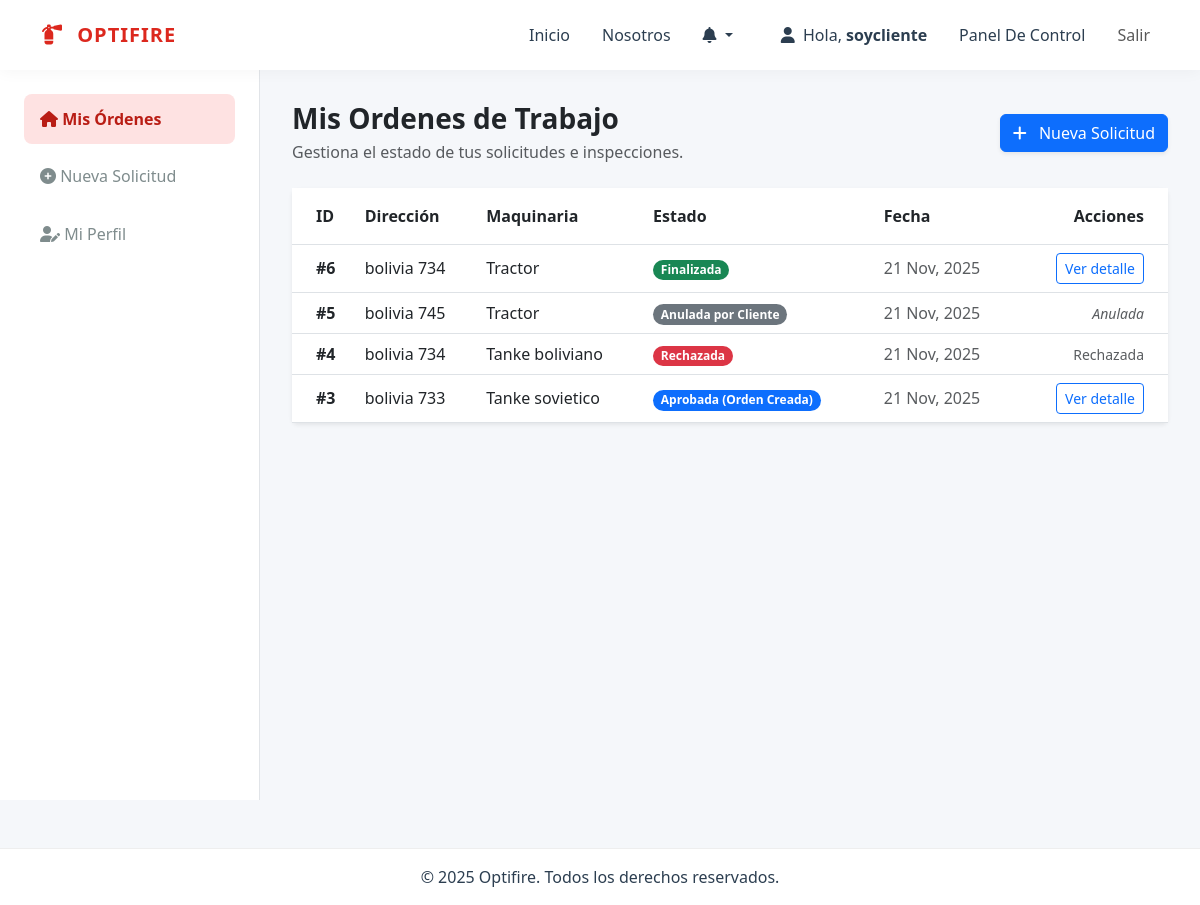
Page /usuarios/cliente/ (signed in) on the committed database.
### usuarios/models.py (models this page shows, shortened)
class SolicitudInspeccion(models.Model):
    cliente = models.ForeignKey(User, on_delete=models.CASCADE, related_name='solicitudes_enviadas')
    nombre_cliente = models.CharField(max_length=100)
    apellido_cliente = models.CharField(max_length=100, blank=True, null=True)
    direccion = models.CharField(max_length=255)
    telefono = models.CharField(max_length=20)
    maquinaria = models.TextField(verbose_name="Maquinaria / Servicio")
    observaciones_cliente = models.TextField(blank=True, null=True)
    monto_cotizacion = models.DecimalField(max_digits=10, decimal_places=0, null=True, blank=True)
    detalle_cotizacion = models.TextField(blank=True, null=True)
    fecha_programada = models.DateField(null=True, blank=True)
    fecha_solicitud = models.DateTimeField(auto_now_add=True)
    estado = models.CharField(
        max_length=20,
        choices=EstadoSolicitud.choices,
        default=EstadoSolicitud.PENDIENTE
    )
    motivo_rechazo = models.TextField(blank=True, null=True)

### usuarios/views.py (the view)
# urls.py: path('cliente/', views.dashboard_cliente, name='dashboard_cliente'),
@login_required
@user_passes_test(is_cliente)
def dashboard_cliente(request):
    solicitudes = SolicitudInspeccion.objects.filter(cliente=request.user).order_by('-fecha_solicitud')
    return render(request, 'dashboards/cliente_dashboard.html', {'solicitudes': solicitudes})

### usuarios/views.py (called while the page is built)
def check_role(user, role_name):
    return user.is_authenticated and user.groups.filter(name=role_name).exists()

def is_cliente(user): return check_role(user, Roles.CLIENTE.value)

### templates/dashboards/cliente_dashboard.html (shortened to what this page needs)
{% extends "base_dashboard.html" %}
{% load static %}
{% block dashboard_menu %}
    {% include "includes/cliente_menu.html" %}
{% endblock dashboard_menu %}
{% block dashboard_content %}
    <div class="d-flex justify-content-between align-items-center mb-4">
        <div>
            <h1 class="h3 text-dark fw-bold mb-1">Mis Ordenes de Trabajo</h1>
            <p class="text-muted mb-0">Gestiona el estado de tus solicitudes e inspecciones.</p>
        </div>
        <a href="{% url 'solicitar_inspeccion' %}" class="btn btn-primary shadow-sm">
            <i class="fas fa-plus me-2"></i> Nueva Solicitud
        </a>
    </div>
    <div class="card shadow-sm border-0">
        <div class="card-body p-0">
            {% if solicitudes %}
                <div class="table-responsive">
                    <table class="table table-hover align-middle mb-0">
                        <thead class="bg-light">
                            <tr>
                                <th scope="col" class="ps-4 py-3">ID</th>
                                <th scope="col" class="py-3">Dirección</th>
                                <th scope="col" class="py-3">Maquinaria</th>
                                <th scope="col" class="py-3">Estado</th>
                                <th scope="col" class="py-3">Fecha</th>
                                <th scope="col" class="text-end pe-4 py-3">Acciones</th>
                            </tr>
                        </thead>
                        <tbody>
                            {% for solicitud in solicitudes %}
                            <tr>
                                <td class="ps-4 fw-bold">#{{ solicitud.id }}</td>
                                <td>{{ solicitud.direccion }}</td>
                                <td>{{ solicitud.maquinaria|truncatechars:30 }}</td>
                                <td>
                                    <span class="badge rounded-pill
                                        {% if solicitud.estado == 'PENDIENTE' %} bg-warning text-dark
                                        {% elif solicitud.estado == 'COTIZANDO' %} bg-info text-dark
                                        {% elif solicitud.estado == 'APROBADA' or solicitud.estado == 'ASIGNADA' or solicitud.estado == 'EN_CURSO' %} bg-primary
                                        {% elif solicitud.estado == 'RECHAZADA' %} bg-danger
                                        {% elif solicitud.estado == 'ANULADA' %} bg-secondary
                                        {% elif solicitud.estado == 'COMPLETADA' %} bg-success
                                        {% else %} bg-light text-dark border
                                        {% endif %}">
                                        {{ solicitud.get_estado_display }}
                                    </span>
                                </td>
                                <td class="text-muted">{{ solicitud.fecha_solicitud|date:"d M, Y" }}</td>
                                <td class="text-end pe-4">
                                    {% if solicitud.estado == 'PENDIENTE' %}
                                        <a href="{% url 'anular_solicitud' solicitud.pk %}"
                                            class="btn btn-sm btn-outline-danger"
                                            onclick="return confirm('¿Seguro que quieres anular esta solicitud pendiente? Esta acción no se puede revertir.');"
                                            title="Anular la orden de trabajo">
                                            Anular
                                        </a>
                                    {% elif solicitud.estado == 'COTIZANDO' %}
                                        <a href="{% url 'aceptar_cotizacion_cliente' solicitud.pk %}"
                                            class="btn btn-sm btn-warning text-dark fw-bold"
                                            title="Revisar y gestionar la cotización">
                                            <i class="fas fa-file-invoice-dollar me-1"></i> Cotización
                                        </a>
                                    {% elif solicitud.estado == 'ANULADA' %}
                                        <span class="text-muted small fst-italic">Anulada</span>
                                    {% elif solicitud.estado != 'RECHAZADA' %}
                                        <a href="{% url 'detalle_orden' solicitud.pk %}" class="btn btn-sm btn-outline-primary" title="Ver Detalles">
                                            Ver detalle
                                        </a>
                                    {% else %}
                                        <span class="text-muted small">Rechazada</span>
                                    {% endif %}
                                </td>
                            </tr>
                            {% endfor %}
                        </tbody>
                    </table>
                </div>
            {% endif %}
        </div>
    </div>
{% endblock dashboard_content %}

### templates/base.html (shortened to what this page needs)
{% load static %}
<!DOCTYPE html>
<html lang="es">
<head>
    <link href="https://cdn.jsdelivr.net/npm/bootstrap@5.3.0/dist/css/bootstrap.min.css" rel="stylesheet">
    <link rel="stylesheet" href="https://cdnjs.cloudflare.com/ajax/libs/font-awesome/6.5.2/css/all.min.css">
    <link rel="stylesheet" href="{% static 'css/style.css' %}">
</head>
<body>
    <nav class="navbar navbar-expand-lg navbar-custom sticky-top">
      <div class="container">
        <a class="navbar-brand navbar-brand-text" href="/">
            <i class="fa-solid fa-fire-extinguisher me-2"></i> OPTIFIRE
        </a>
        <div class="collapse navbar-collapse" id="navbarNav">
          <ul class="navbar-nav ms-auto">
            <li class="nav-item"><a class="nav-link nav-link-custom" href="/">Inicio</a></li>
            <li class="nav-item"><a class="nav-link nav-link-custom" href="/nosotros/">Nosotros</a></li>
            {% if user.is_authenticated %}
                <li class="nav-item dropdown me-3">
                    <a class="nav-link nav-link-custom dropdown-toggle" href="#" id="navbarDropdownNotifications" role="button" data-bs-toggle="dropdown" aria-expanded="false">
                        <i class="fa-solid fa-bell"></i>
                    </a>
                </li>
                <li class="nav-item">
                    <span class="nav-link nav-link-custom me-2">
                        <i class="fa-solid fa-user me-1"></i> Hola, <span class="fw-bold">{{ user.first_name|default:user.username }}</span>
                    </span>
                </li>
                <li class="nav-item">
                    <a class="nav-link nav-link-custom" href="{% url 'dashboard' %}">Panel De Control</a>
                </li>
                <li class="nav-item">
                    <a class="nav-link btn btn-sm btn-outline-dark ms-2" href="{% url 'logout' %}">Salir</a>
                </li>
            {% else %}
                <li class="nav-item">
                    <a class="nav-link btn btn-brand ms-2 text-white" href="{% url 'login' %}">Iniciar Sesión</a>
                </li>
            {% endif %}
          </ul>
        </div>
      </div>
    </nav>
    <main>
        {% block content %}
        {% endblock %}
    </main>
    <footer class="footer-custom mt-5 py-3">
        <div class="container text-center">
            <p class="mb-0">&copy; 2025 Optifire. Todos los derechos reservados.</p>
        </div>
    </footer>
</body>
</html>

### static/css/style.css (style rules this page uses)
:root { --primary-color: #DC281E; --primary-dark: #b91d15; --secondary-color: #F05A22; --accent-color: #FFC20E; --background-color: #F5F7FA; --container-color: #FFFFFF; --text-main: #2c3e50; --text-secondary: #7f8c8d; --sidebar-width: 260px; --header-height: 70px; --brand-gradient: linear-gradient(135deg, #DC281E 0%, #F05A22 100%); --shadow-soft: 0 2px 15px rgba(0, 0, 0, 0.04); --border-radius: 8px; }
body { background-color: var(--background-color); color: var(--text-main); font-family: 'Segoe UI', Roboto, sans-serif; min-height: 100vh; display: flex; flex-direction: column; overflow-x: hidden; }
a { text-decoration: none; }
.navbar-custom { background-color: var(--container-color); box-shadow: var(--shadow-soft); height: var(--header-height); z-index: 1000; }
.navbar-brand-text { color: var(--primary-color) !important; font-weight: 800; letter-spacing: 1px; }
.nav-link-custom { color: var(--text-main) !important; font-weight: 500; margin: 0 0.5rem; }
.footer-custom { background-color: var(--container-color); padding: 1.5rem 0; margin-top: auto; border-top: 1px solid #eee; }

### rows in the picture
SolicitudInspeccion: id "6", direccion "bolivia 734", maquinaria "Tractor", estado "Finalizada", fecha_solicitud "21 Nov, 2025", shows "Ver detalle"
SolicitudInspeccion: id "5", direccion "bolivia 745", maquinaria "Tractor", estado "Anulada por Cliente", fecha_solicitud "21 Nov, 2025"
SolicitudInspeccion: id "4", direccion "bolivia 734", maquinaria "Tanke boliviano", estado "Rechazada", fecha_solicitud "21 Nov, 2025"
SolicitudInspeccion: id "3", direccion "bolivia 733", maquinaria "Tanke sovietico", estado "Aprobada (Orden Creada)", fecha_solicitud "21 Nov, 2025", shows "Ver detalle"

### other values in the picture
{{ user.first_name|default:user.username }} "soycliente"
